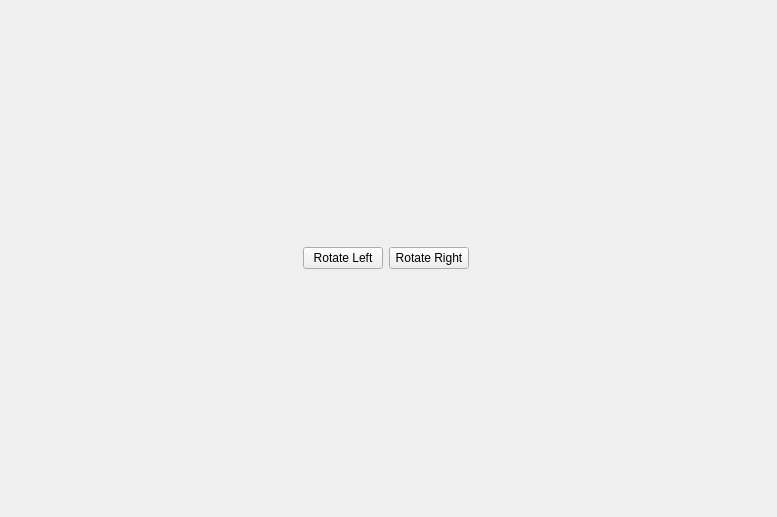
<?xml version="1.0" encoding="UTF-8"?>
<ui version="4.0">
 <class>Form</class>
 <widget class="QWidget" name="Form">
  <property name="geometry">
   <rect>
    <x>0</x>
    <y>0</y>
    <width>777</width>
    <height>517</height>
   </rect>
  </property>
  <property name="windowTitle">
   <string>Form</string>
  </property>
  <property name="styleSheet">
   <string notr="true">QToolTip {
    border: 1px solid #76797C;
    background-color: #5A7566;
    color: white;
    padding: 0px;
    opacity: 200;
}

QWidget {
    color: #eff0f1;
    background-color: #31363b;
    selection-background-color: #3daee9;
    selection-color: #eff0f1;
    background-clip: border;
    border-image: none;
    border: 0px transparent black;
    outline: 0;
}

QWidget:item:hover {
    background-color: #18465d;
    color: #eff0f1;
}

QWidget:item:selected {
    background-color: #18465d;
}

QCheckBox {
    spacing: 5px;
    outline: none;
    color: #eff0f1;
    margin-bottom: 2px;
}

QCheckBox:disabled {
    color: #76797C;
}

QCheckBox::indicator,
QGroupBox::indicator {
    width: 18px;
    height: 18px;
}

QGroupBox::indicator {
    margin-left: 2px;
}

QCheckBox::indicator:unchecked,
QGroupBox::indicator:unchecked {
    image: url(:/qss_icons/rc/checkbox_unchecked.png);
}

QCheckBox::indicator:unchecked:hover,
QCheckBox::indicator:unchecked:focus,
QCheckBox::indicator:unchecked:pressed,
QGroupBox::indicator:unchecked:hover,
QGroupBox::indicator:unchecked:focus,
QGroupBox::indicator:unchecked:pressed {
    border: none;
    image: url(:/qss_icons/rc/checkbox_unchecked_focus.png);
}

QCheckBox::indicator:checked,
QGroupBox::indicator:checked {
    image: url(:/qss_icons/rc/checkbox_checked.png);
}

QCheckBox::indicator:checked:hover,
QCheckBox::indicator:checked:focus,
QCheckBox::indicator:checked:pressed,
QGroupBox::indicator:checked:hover,
QGroupBox::indicator:checked:focus,
QGroupBox::indicator:checked:pressed {
    border: none;
    image: url(:/qss_icons/rc/checkbox_checked_focus.png);
}

QCheckBox::indicator:indeterminate {
    image: url(:/qss_icons/rc/checkbox_indeterminate.png);
}

QCheckBox::indicator:indeterminate:focus,
QCheckBox::indicator:indeterminate:hover,
QCheckBox::indicator:indeterminate:pressed {
    image: url(:/qss_icons/rc/checkbox_indeterminate_focus.png);
}

QCheckBox::indicator:checked:disabled,
QGroupBox::indicator:checked:disabled {
    image: url(:/qss_icons/rc/checkbox_checked_disabled.png);
}

QCheckBox::indicator:unchecked:disabled,
QGroupBox::indicator:unchecked:disabled {
    image: url(:/qss_icons/rc/checkbox_unchecked_disabled.png);
}

QRadioButton {
    color:                  white;
}

QRadioButton::indicator {
    width:                  10px;
    height:                 10px;
    border-radius:          7px;
}

QRadioButton::indicator:checked {
    background-color:       red;
    border:                 2px solid white;
}

QRadioButton::indicator:unchecked {
    background-color:       black;
    border:                 2px solid #76797C;
}

QMenuBar {
    background-color: #31363b;
    color: #eff0f1;
}

QMenuBar::item {
    background: transparent;
}

QMenuBar::item:selected {
    background: transparent;
    border: 1px solid #76797C;
}

QMenuBar::item:pressed {
    border: 1px solid #76797C;
    background-color: #3daee9;
    color: #eff0f1;
    margin-bottom: -1px;
    padding-bottom: 1px;
}

QMenu {
    border: 1px solid #76797C;
    color: #eff0f1;
    margin: 2px;
}

QMenu::icon {
    margin: 5px;
}

QMenu::item {
    padding: 5px 30px 5px 30px;
    border: 1px solid transparent;
    /* reserve space for selection border */
}

QMenu::item:selected {
    color: #eff0f1;
}

QMenu::separator {
    height: 2px;
    background: lightblue;
    margin-left: 10px;
    margin-right: 5px;
}

QMenu::indicator {
    width: 18px;
    height: 18px;
}


/* non-exclusive indicator = check box style indicator
   (see QActionGroup::setExclusive) */

QMenu::indicator:non-exclusive:unchecked {
    image: url(:/qss_icons/rc/checkbox_unchecked.png);
}

QMenu::indicator:non-exclusive:unchecked:selected {
    image: url(:/qss_icons/rc/checkbox_unchecked_disabled.png);
}

QMenu::indicator:non-exclusive:checked {
    image: url(:/qss_icons/rc/checkbox_checked.png);
}

QMenu::indicator:non-exclusive:checked:selected {
    image: url(:/qss_icons/rc/checkbox_checked_disabled.png);
}


/* exclusive indicator = radio button style indicator (see QActionGroup::setExclusive) */

QMenu::indicator:exclusive:unchecked {
    image: url(:/qss_icons/rc/radio_unchecked.png);
}

QMenu::indicator:exclusive:unchecked:selected {
    image: url(:/qss_icons/rc/radio_unchecked_disabled.png);
}

QMenu::indicator:exclusive:checked {
    image: url(:/qss_icons/rc/radio_checked.png);
}

QMenu::indicator:exclusive:checked:selected {
    image: url(:/qss_icons/rc/radio_checked_disabled.png);
}

QMenu::right-arrow {
    margin: 5px;
    image: url(:/qss_icons/rc/right_arrow.png)
}

QWidget:disabled {
    color: #454545;
    background-color: #31363b;
}

QAbstractItemView {
    alternate-background-color: #31363b;
    color: #eff0f1;
    border: 1px solid #3A3939;
    border-radius: 2px;
}

QWidget:focus,
QMenuBar:focus {
    border: 1px solid #3daee9;
}

QTabWidget:focus,
QCheckBox:focus,
QRadioButton:focus,
QSlider:focus {
    border: none;
}

QLineEdit {
    background-color: #232629;
    padding: 5px;
    border-style: solid;
    border: 1px solid #76797C;
    border-radius: 2px;
    color: #eff0f1;
}

QAbstractItemView QLineEdit {
    padding: 0;
}

QGroupBox {
    border: 1px solid #76797C;
    border-radius: 2px;
    margin-top: 20px;
}

QGroupBox::title {
    subcontrol-origin: margin;
    subcontrol-position: top center;
    padding-left: 10px;
    padding-right: 10px;
    padding-top: 10px;
}

QAbstractScrollArea {
    border-radius: 2px;
    border: 1px solid #76797C;
    background-color: transparent;
}

QScrollBar:horizontal {
    height: 15px;
    margin: 3px 15px 3px 15px;
    border: 1px transparent #2A2929;
    border-radius: 4px;
    background-color: #2A2929;
}

QScrollBar::handle:horizontal {
    background-color: #605F5F;
    min-width: 5px;
    border-radius: 4px;
}

QScrollBar::add-line:horizontal {
    margin: 0px 3px 0px 3px;
    border-image: url(:/qss_icons/rc/right_arrow_disabled.png);
    width: 10px;
    height: 10px;
    subcontrol-position: right;
    subcontrol-origin: margin;
}

QScrollBar::sub-line:horizontal {
    margin: 0px 3px 0px 3px;
    border-image: url(:/qss_icons/rc/left_arrow_disabled.png);
    height: 10px;
    width: 10px;
    subcontrol-position: left;
    subcontrol-origin: margin;
}

QScrollBar::add-line:horizontal:hover,
QScrollBar::add-line:horizontal:on {
    border-image: url(:/qss_icons/rc/right_arrow.png);
    height: 10px;
    width: 10px;
    subcontrol-position: right;
    subcontrol-origin: margin;
}

QScrollBar::sub-line:horizontal:hover,
QScrollBar::sub-line:horizontal:on {
    border-image: url(:/qss_icons/rc/left_arrow.png);
    height: 10px;
    width: 10px;
    subcontrol-position: left;
    subcontrol-origin: margin;
}

QScrollBar::up-arrow:horizontal,
QScrollBar::down-arrow:horizontal {
    background: none;
}

QScrollBar::add-page:horizontal,
QScrollBar::sub-page:horizontal {
    background: none;
}

QScrollBar:vertical {
    background-color: #2A2929;
    width: 15px;
    margin: 15px 3px 15px 3px;
    border: 1px transparent #2A2929;
    border-radius: 4px;
}

QScrollBar::handle:vertical {
    background-color: #605F5F;
    min-height: 5px;
    border-radius: 4px;
}

QScrollBar::sub-line:vertical {
    margin: 3px 0px 3px 0px;
    border-image: url(:/qss_icons/rc/up_arrow_disabled.png);
    height: 10px;
    width: 10px;
    subcontrol-position: top;
    subcontrol-origin: margin;
}

QScrollBar::add-line:vertical {
    margin: 3px 0px 3px 0px;
    border-image: url(:/qss_icons/rc/down_arrow_disabled.png);
    height: 10px;
    width: 10px;
    subcontrol-position: bottom;
    subcontrol-origin: margin;
}

QScrollBar::sub-line:vertical:hover,
QScrollBar::sub-line:vertical:on {
    border-image: url(:/qss_icons/rc/up_arrow.png);
    height: 10px;
    width: 10px;
    subcontrol-position: top;
    subcontrol-origin: margin;
}

QScrollBar::add-line:vertical:hover,
QScrollBar::add-line:vertical:on {
    border-image: url(:/qss_icons/rc/down_arrow.png);
    height: 10px;
    width: 10px;
    subcontrol-position: bottom;
    subcontrol-origin: margin;
}

QScrollBar::up-arrow:vertical,
QScrollBar::down-arrow:vertical {
    background: none;
}

QScrollBar::add-page:vertical,
QScrollBar::sub-page:vertical {
    background: none;
}

QTextEdit {
    background-color: #232629;
    color: #eff0f1;
    border: 1px solid #76797C;
}

QPlainTextEdit {
    background-color: #232629;
    ;
    color: #eff0f1;
    border-radius: 2px;
    border: 1px solid #76797C;
}

QHeaderView::section {
    background-color: #76797C;
    color: #eff0f1;
    padding: 5px;
    border: 1px solid #76797C;
}

QSizeGrip {
    image: url(:/qss_icons/rc/sizegrip.png);
    width: 12px;
    height: 12px;
}

QMainWindow::separator {
    background-color: #31363b;
    color: white;
    padding-left: 4px;
    spacing: 2px;
    border: 1px dashed #76797C;
}

QMainWindow::separator:hover {
    background-color: #787876;
    color: white;
    padding-left: 4px;
    border: 1px solid #76797C;
    spacing: 2px;
}

QMenu::separator {
    height: 1px;
    background-color: #76797C;
    color: white;
    padding-left: 4px;
    margin-left: 10px;
    margin-right: 5px;
}

QFrame {
    border-radius: 2px;
    border: 1px solid #76797C;
}

QFrame[frameShape=&quot;0&quot;] {
    border-radius: 2px;
    border: 1px transparent #76797C;
}

QStackedWidget {
    border: 1px transparent black;
}

QToolBar {
    border: 1px transparent #393838;
    background: 1px solid #31363b;
    font-weight: bold;
}

QToolBar::handle:horizontal {
    image: url(:/qss_icons/rc/Hmovetoolbar.png);
}

QToolBar::handle:vertical {
    image: url(:/qss_icons/rc/Vmovetoolbar.png);
}

QToolBar::separator:horizontal {
    image: url(:/qss_icons/rc/Hsepartoolbar.png);
}

QToolBar::separator:vertical {
    image: url(:/qss_icons/rc/Vsepartoolbar.png);
}

QToolButton#qt_toolbar_ext_button {
    background: #58595a
}

QPushButton {
    color: #eff0f1;
    background-color: #31363b;
    border-width: 1px;
    border-color: #76797C;
    border-style: solid;
    padding: 5px;
    border-radius: 2px;
    outline: none;
}

QPushButton:disabled {
    background-color: #31363b;
    border-width: 1px;
    border-color: #454545;
    border-style: solid;
    padding-top: 5px;
    padding-bottom: 5px;
    padding-left: 10px;
    padding-right: 10px;
    border-radius: 2px;
    color: #454545;
}

QPushButton:focus {
    background-color: #3daee9;
    color: white;
}

QPushButton:pressed {
    background-color: #3daee9;
    padding-top: -15px;
    padding-bottom: -17px;
}

QComboBox {
    selection-background-color: #3daee9;
    border-style: solid;
    border: 1px solid #76797C;
    border-radius: 2px;
    padding: 5px;
    min-width: 75px;
}

QPushButton:checked {
    background-color: #76797C;
    border-color: #6A6969;
}

QComboBox:hover,
QPushButton:hover,
QAbstractSpinBox:hover,
QLineEdit:hover,
QTextEdit:hover,
QPlainTextEdit:hover,
QAbstractView:hover,
QTreeView:hover,
QRadioButton:hover {
    border: 1px solid #3daee9;
    color: #eff0f1;
}

QComboBox:on {
    padding-top: 3px;
    padding-left: 4px;
    selection-background-color: #4a4a4a;
}

QComboBox QAbstractItemView {
    background-color: #232629;
    border-radius: 2px;
    border: 1px solid #76797C;
    selection-background-color: #18465d;
}

QComboBox::drop-down {
    subcontrol-origin: padding;
    subcontrol-position: top right;
    width: 15px;
    border-left-width: 0px;
    border-left-color: darkgray;
    border-left-style: solid;
    border-top-right-radius: 3px;
    border-bottom-right-radius: 3px;
}

QComboBox::down-arrow {
    image: url(/usr/share/icons/Adwaita/16x16/actions/go-down-symbolic.symbolic.png);
}

QComboBox::down-arrow:on {
	top: 1px;
    left: 1px;
}

QAbstractSpinBox {
    padding: 5px;
    border: 1px solid #76797C;
    color: #eff0f1;
    border-radius: 2px;
    min-width: 75px;
}

QAbstractSpinBox::up-arrow,
QAbstractSpinBox::up-arrow:disabled,
QAbstractSpinBox::up-arrow:off {
    image: url(/usr/share/icons/Adwaita/16x16/actions/go-up-symbolic.symbolic.png);
    width: 10px;
    height: 10px;
}

QAbstractSpinBox::up-arrow:hover {
    image: url(:/qss_icons/rc/up_arrow.png);
}

QAbstractSpinBox::down-arrow,
QAbstractSpinBox::down-arrow:disabled,
QAbstractSpinBox::down-arrow:off {
    image: url(/usr/share/icons/Adwaita/16x16/actions/go-down-symbolic.symbolic.png);
    width: 10px;
    height: 10px;
}

QAbstractSpinBox::down-arrow:hover {
    image: url(:/qss_icons/rc/down_arrow.png);
}

QLabel {
    border: 0px solid black;
}

QTabWidget {
    border: 0px transparent black;
}

QTabWidget::pane {
    border: 1px solid #76797C;
    padding: 5px;
    margin: 0px;
}

QTabWidget::tab-bar {
    /* left: 5px; move to the right by 5px */
}

QTabBar {
    qproperty-drawBase: 0;
    border-radius: 3px;
}

QTabBar:focus {
    border: 0px transparent black;
}

QTabBar::close-button {
    image: url(:/qss_icons/rc/close.png);
    background: transparent;
}

QTabBar::close-button:hover {
    image: url(:/qss_icons/rc/close-hover.png);
    background: transparent;
}

QTabBar::close-button:pressed {
    image: url(:/qss_icons/rc/close-pressed.png);
    background: transparent;
}


/* TOP TABS */

QTabBar::tab:top {
    color: #eff0f1;
    border: 1px solid #76797C;
    border-bottom: 1px transparent black;
    background-color: #31363b;
    padding: 5px;
    min-width: 50px;
    border-top-left-radius: 2px;
    border-top-right-radius: 2px;
}

QTabBar::tab:top:selected {
    color: #eff0f1;
    background-color: #54575B;
    border: 1px solid #76797C;
    border-bottom: 2px solid #3daee9;
    border-top-left-radius: 2px;
    border-top-right-radius: 2px;
}

QTabBar::tab:top:!selected:hover {
    background-color: #3daee9;
}


/* BOTTOM TABS */

QTabBar::tab:bottom {
    color: #eff0f1;
    border: 1px solid #76797C;
    border-top: 1px transparent black;
    background-color: #31363b;
    padding: 5px;
    border-bottom-left-radius: 2px;
    border-bottom-right-radius: 2px;
    min-width: 50px;
}

QTabBar::tab:bottom:selected {
    color: #eff0f1;
    background-color: #54575B;
    border: 1px solid #76797C;
    border-top: 2px solid #3daee9;
    border-bottom-left-radius: 2px;
    border-bottom-right-radius: 2px;
}

QTabBar::tab:bottom:!selected:hover {
    background-color: #3daee9;
}


/* LEFT TABS */

QTabBar::tab:left {
    color: #eff0f1;
    border: 1px solid #76797C;
    border-left: 1px transparent black;
    background-color: #31363b;
    padding: 5px;
    border-top-right-radius: 2px;
    border-bottom-right-radius: 2px;
    min-height: 50px;
}

QTabBar::tab:left:selected {
    color: #eff0f1;
    background-color: #54575B;
    border: 1px solid #76797C;
    border-left: 2px solid #3daee9;
    border-top-right-radius: 2px;
    border-bottom-right-radius: 2px;
}

QTabBar::tab:left:!selected:hover {
    background-color: #3daee9;
}


/* RIGHT TABS */

QTabBar::tab:right {
    color: #eff0f1;
    border: 1px solid #76797C;
    border-right: 1px transparent black;
    background-color: #31363b;
    padding: 5px;
    border-top-left-radius: 2px;
    border-bottom-left-radius: 2px;
    min-height: 50px;
}

QTabBar::tab:right:selected {
    color: #eff0f1;
    background-color: #54575B;
    border: 1px solid #76797C;
    border-right: 2px solid #3daee9;
    border-top-left-radius: 2px;
    border-bottom-left-radius: 2px;
}

QTabBar::tab:right:!selected:hover {
    background-color: #3daee9;
}

QTabBar QToolButton::right-arrow:enabled {
    image: url(:/qss_icons/rc/right_arrow.png);
}

QTabBar QToolButton::left-arrow:enabled {
    image: url(:/qss_icons/rc/left_arrow.png);
}

QTabBar QToolButton::right-arrow:disabled {
    image: url(:/qss_icons/rc/right_arrow_disabled.png);
}

QTabBar QToolButton::left-arrow:disabled {
    image: url(:/qss_icons/rc/left_arrow_disabled.png);
}

QDockWidget {
    background: #31363b;
    border: 1px solid #403F3F;
    titlebar-close-icon: url(:/qss_icons/rc/close.png);
    titlebar-normal-icon: url(:/qss_icons/rc/undock.png);
}

QDockWidget::close-button,
QDockWidget::float-button {
    border: 1px solid transparent;
    border-radius: 2px;
    background: transparent;
}

QDockWidget::close-button:hover,
QDockWidget::float-button:hover {
    background: rgba(255, 255, 255, 10);
}

QDockWidget::close-button:pressed,
QDockWidget::float-button:pressed {
    padding: 1px -1px -1px 1px;
    background: rgba(255, 255, 255, 10);
}

QTreeView,
QListView {
    border: 1px solid #76797C;
    background-color: #232629;
}

QTreeView:branch:selected,
QTreeView:branch:hover {
    background: url(:/qss_icons/rc/transparent.png);
}

QTreeView::branch:has-siblings:!adjoins-item {
    border-image: url(:/qss_icons/rc/transparent.png);
}

QTreeView::branch:has-siblings:adjoins-item {
    border-image: url(:/qss_icons/rc/transparent.png);
}

QTreeView::branch:!has-children:!has-siblings:adjoins-item {
    border-image: url(:/qss_icons/rc/transparent.png);
}

QTreeView::branch:has-children:!has-siblings:closed,
QTreeView::branch:closed:has-children:has-siblings {
    image: url(:/qss_icons/rc/branch_closed.png);
}

QTreeView::branch:open:has-children:!has-siblings,
QTreeView::branch:open:has-children:has-siblings {
    image: url(:/qss_icons/rc/branch_open.png);
}

QTreeView::branch:has-children:!has-siblings:closed:hover,
QTreeView::branch:closed:has-children:has-siblings:hover {
    image: url(:/qss_icons/rc/branch_closed-on.png);
}

QTreeView::branch:open:has-children:!has-siblings:hover,
QTreeView::branch:open:has-children:has-siblings:hover {
    image: url(:/qss_icons/rc/branch_open-on.png);
}

QListView::item:!selected:hover,
QTreeView::item:!selected:hover {
    background: #18465d;
    outline: 0;
    color: #eff0f1
}

QListView::item:selected:hover,
QTreeView::item:selected:hover {
    background: #287399;
    color: #eff0f1;
}

QTreeView::indicator:checked,
QListView::indicator:checked {
    image: url(:/qss_icons/rc/checkbox_checked.png);
}

QTreeView::indicator:unchecked,
QListView::indicator:unchecked {
    image: url(:/qss_icons/rc/checkbox_unchecked.png);
}

QTreeView::indicator:indeterminate,
QListView::indicator:indeterminate {
    image: url(:/qss_icons/rc/checkbox_indeterminate.png);
}

QTreeView::indicator:checked:hover,
QTreeView::indicator:checked:focus,
QTreeView::indicator:checked:pressed,
QListView::indicator:checked:hover,
QListView::indicator:checked:focus,
QListView::indicator:checked:pressed {
    image: url(:/qss_icons/rc/checkbox_checked_focus.png);
}

QTreeView::indicator:unchecked:hover,
QTreeView::indicator:unchecked:focus,
QTreeView::indicator:unchecked:pressed,
QListView::indicator:unchecked:hover,
QListView::indicator:unchecked:focus,
QListView::indicator:unchecked:pressed {
    image: url(:/qss_icons/rc/checkbox_unchecked_focus.png);
}

QTreeView::indicator:indeterminate:hover,
QTreeView::indicator:indeterminate:focus,
QTreeView::indicator:indeterminate:pressed,
QListView::indicator:indeterminate:hover,
QListView::indicator:indeterminate:focus,
QListView::indicator:indeterminate:pressed {
    image: url(:/qss_icons/rc/checkbox_indeterminate_focus.png);
}

QSlider::groove:horizontal {
    border: 1px solid #565a5e;
    height: 4px;
    background: #565a5e;
    margin: 0px;
    border-radius: 2px;
}

QSlider::handle:horizontal {
    background: #232629;
    border: 1px solid #565a5e;
    width: 16px;
    height: 16px;
    margin: -8px 0;
    border-radius: 9px;
}

QSlider::sub-page:horizontal {
    border: 1px solid #565a5e;
    height: 4px;
    background: #3daee9;
    margin: 0px;
    border-radius: 2px;
}

QSlider::groove:vertical {
    border: 1px solid #565a5e;
    width: 4px;
    background: #565a5e;
    margin: 0px;
    border-radius: 3px;
}

QSlider::handle:vertical {
    background: #232629;
    border: 1px solid #565a5e;
    width: 16px;
    height: 16px;
    margin: 0 -8px;
    border-radius: 9px;
}

QSlider::sub-page:vertical {
    border: 1px solid #565a5e;
    width: 4px;
    background: #3daee9;
    margin: 0px;
    border-radius: 3px;
}

QToolButton {
    background-color: transparent;
    border: 1px transparent #76797C;
    border-radius: 2px;
    margin: 3px;
    padding: 5px;
}

QToolButton[popupMode=&quot;1&quot;] {
    /* only for MenuButtonPopup */
    padding-right: 20px;
    /* make way for the popup button */
    border: 1px #76797C;
    border-radius: 5px;
}

QToolButton[popupMode=&quot;2&quot;] {
    /* only for InstantPopup */
    padding-right: 10px;
    /* make way for the popup button */
    border: 1px #76797C;
}

QToolButton:hover,
QToolButton::menu-button:hover {
    background-color: transparent;
    border: 1px solid #3daee9;
    padding: 5px;
}

QToolButton:checked,
QToolButton:pressed,
QToolButton::menu-button:pressed {
    background-color: #3daee9;
    border: 1px solid #3daee9;
    padding: 5px;
}


/* the subcontrol below is used only in the InstantPopup or DelayedPopup mode */

QToolButton::menu-indicator {
    image: url(:/qss_icons/rc/down_arrow.png);
    top: -7px;
    left: -2px;
    /* shift it a bit */
}


/* the subcontrols below are used only in the MenuButtonPopup mode */

QToolButton::menu-button {
    border: 1px transparent #76797C;
    border-top-right-radius: 6px;
    border-bottom-right-radius: 6px;
    /* 16px width + 4px for border = 20px allocated above */
    width: 16px;
    outline: none;
}

QToolButton::menu-arrow {
    image: url(:/qss_icons/rc/down_arrow.png);
}

QToolButton::menu-arrow:open {
    border: 1px solid #76797C;
}

QPushButton::menu-indicator {
    subcontrol-origin: padding;
    subcontrol-position: bottom right;
    left: 8px;
}

QTableView {
    border: 1px solid #76797C;
    gridline-color: #31363b;
    background-color: #232629;
}

QTableView,
QHeaderView {
    border-radius: 0px;
}

QTableView::item:pressed,
QListView::item:pressed,
QTreeView::item:pressed {
    background: #18465d;
    color: #eff0f1;
}

QTableView::item:selected:active,
QTreeView::item:selected:active,
QListView::item:selected:active {
    background: #287399;
    color: #eff0f1;
}

QHeaderView {
    background-color: #31363b;
    border: 1px transparent;
    border-radius: 0px;
    margin: 0px;
    padding: 0px;
}

QHeaderView::section {
    background-color: #31363b;
    color: #eff0f1;
    padding: 5px;
    border: 1px solid #76797C;
    border-radius: 0px;
    text-align: center;
}

QHeaderView::section::vertical::first,
QHeaderView::section::vertical::only-one {
    border-top: 1px solid #76797C;
}

QHeaderView::section::vertical {
    border-top: transparent;
}

QHeaderView::section::horizontal::first,
QHeaderView::section::horizontal::only-one {
    border-left: 1px solid #76797C;
}

QHeaderView::section::horizontal {
    border-left: transparent;
}

QHeaderView::section:checked {
    color: white;
    background-color: #334e5e;
}


/* style the sort indicator */

QHeaderView::down-arrow {
    image: url(:/qss_icons/rc/down_arrow.png);
}

QHeaderView::up-arrow {
    image: url(:/qss_icons/rc/up_arrow.png);
}

QTableCornerButton::section {
    background-color: #31363b;
    border: 1px transparent #76797C;
    border-radius: 0px;
}

QToolBox {
    padding: 5px;
    border: 1px transparent black;
}

QToolBox::tab {
    color: #eff0f1;
    background-color: #31363b;
    border: 1px solid #76797C;
    border-bottom: 1px transparent #31363b;
    border-top-left-radius: 5px;
    border-top-right-radius: 5px;
}

QToolBox::tab:selected {
    /* italicize selected tabs */
    font: italic;
    background-color: #31363b;
    border-color: #3daee9;
}

QStatusBar::item {
    border: 0px transparent dark;
}

QFrame[height=&quot;3&quot;],
QFrame[width=&quot;3&quot;] {
    background-color: #76797C;
}

QSplitter::handle {
    border: 1px dashed #76797C;
}

QSplitter::handle:hover {
    background-color: #787876;
    border: 1px solid #76797C;
}

QSplitter::handle:horizontal {
    width: 1px;
}

QSplitter::handle:vertical {
    height: 1px;
}

QProgressBar {
    border: 1px solid #76797C;
    border-radius: 5px;
    text-align: center;
}

QProgressBar::chunk {
    background-color: #05B8CC;
}

QDateEdit {
    selection-background-color: #3daee9;
    border-style: solid;
    border: 1px solid #3375A3;
    border-radius: 2px;
    padding: 1px;
    min-width: 75px;
}

QDateEdit:on {
    padding-top: 3px;
    padding-left: 4px;
    selection-background-color: #4a4a4a;
}

QDateEdit QAbstractItemView {
    background-color: #232629;
    border-radius: 2px;
    border: 1px solid #3375A3;
    selection-background-color: #3daee9;
}

QDateEdit::drop-down {
    subcontrol-origin: padding;
    subcontrol-position: top right;
    width: 15px;
    border-left-width: 0px;
    border-left-color: darkgray;
    border-left-style: solid;
    border-top-right-radius: 3px;
    border-bottom-right-radius: 3px;
}

QDateEdit::down-arrow {
    image: url(:/qss_icons/rc/down_arrow_disabled.png);
}

QDateEdit::down-arrow:on,
QDateEdit::down-arrow:hover,
QDateEdit::down-arrow:focus {
    image: url(:/qss_icons/rc/down_arrow.png);
}
</string>
  </property>
  <layout class="QGridLayout" name="gridLayout">
   <item row="1" column="3">
    <spacer name="horizontalSpacer">
     <property name="orientation">
      <enum>Qt::Horizontal</enum>
     </property>
     <property name="sizeHint" stdset="0">
      <size>
       <width>282</width>
       <height>20</height>
      </size>
     </property>
    </spacer>
   </item>
   <item row="0" column="0" colspan="5">
    <layout class="QVBoxLayout" name="verticalLayout"/>
   </item>
   <item row="1" column="0">
    <spacer name="horizontalSpacer_2">
     <property name="orientation">
      <enum>Qt::Horizontal</enum>
     </property>
     <property name="sizeHint" stdset="0">
      <size>
       <width>282</width>
       <height>20</height>
      </size>
     </property>
    </spacer>
   </item>
   <item row="1" column="2">
    <widget class="QPushButton" name="rotateRightButton">
     <property name="text">
      <string>Rotate Right</string>
     </property>
    </widget>
   </item>
   <item row="1" column="1">
    <widget class="QPushButton" name="rotateLeftButton">
     <property name="text">
      <string>Rotate Left</string>
     </property>
    </widget>
   </item>
  </layout>
 </widget>
 <resources/>
 <connections/>
</ui>
